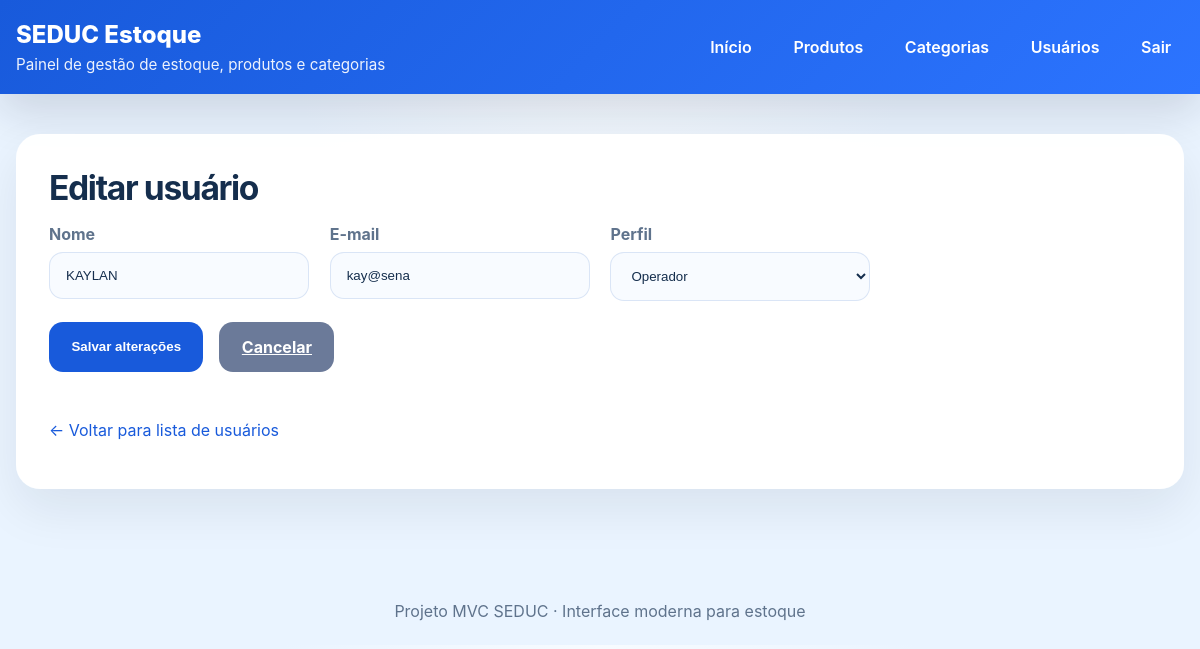
/usuarios/2/editar (signed in), run on the app's committed database.
### app/models/usuario.py (models this page shows)
class Usuario(Base):
    __tablename__ = "usuarios"
    id = Column(Integer, primary_key=True, autoincrement=True)
    nome = Column(String(100), nullable=False)
    email = Column(String(100), nullable=False, index=True, unique=True)
    senha_hash = Column(String(255), nullable=False)
    role = Column(String(20), nullable=False, default="operador")
    ativo = Column(Boolean, default=True)
    criado_em = Column(DateTime, server_default=func.now())

### app/controllers/admin_controller.py (the view)
@router.get("/{usuario_id}/editar", response_class=HTMLResponse)
def editar_usuario(
    request: Request,
    usuario_id: int,
    db: Session = Depends(get_db),
    admin: dict = Depends(get_admin)
):
    usuario = db.query(Usuario).filter_by(id=usuario_id).first()
    if usuario is None:
        return RedirectResponse(url="/usuarios", status_code=status.HTTP_302_FOUND)
    return templates.TemplateResponse(
        request,
        "Usuarios/editar.html",
        {"request": request, "editing_usuario": usuario, "usuario": admin}
    )

### app/templates/usuarios/editar.html (shortened to what this page needs)
{% extends "base.html" %}
{% block content %}
<div class="card">
    <h1 class="page-title">Editar usuário</h1>
    <form action="/usuarios/{{ editing_usuario.id }}/editar" method="post" class="form-grid">
        <div>
            <label for="nome">Nome</label>
            <input type="text" id="nome" name="nome" value="{{ editing_usuario.nome }}" required>
        </div>
        <div>
            <label for="email">E-mail</label>
            <input type="email" id="email" name="email" value="{{ editing_usuario.email }}" required>
        </div>
        <div>
            <label for="role">Perfil</label>
            <select id="role" name="role">
                <option value="operador" {% if editing_usuario.role == 'operador' %}selected{% endif %}>Operador</option>
            </select>
        </div>
        <div class="actions" style="grid-column: 1 / -1; justify-content: flex-start;">
            <button type="submit">Salvar alterações</button>
            <a class="button secondary" href="/usuarios">Cancelar</a>
        </div>
    </form>
    <p class="footer-note"><a class="small-link" href="/usuarios">← Voltar para lista de usuários</a></p>
</div>
{% endblock %}

### app/static/style.css (style rules this page uses)
:root { --bg: #eaf4ff; --surface: #ffffff; --primary: #185adb; --primary-dark: #103c8d; --accent: #ff6f61; --text: #152e4d; --muted: #5f738c; --border: #d9e4f6; --shadow: rgba(20, 45, 90, 0.12); }
* { box-sizing: border-box; }
body { margin: 0; font-family: Inter, system-ui, sans-serif; background: radial-gradient(circle at top, #f7fbff, var(--bg) 36%); color: var(--text); }
.card { background: rgba(255, 255, 255, 0.96); border: 1px solid rgba(255, 255, 255, 0.8); border-radius: 24px; padding: 2rem; box-shadow: 0 20px 50px rgba(15, 23, 42, 0.08); }
.page-title { margin-top: 0; margin-bottom: 1rem; font-size: clamp(1.9rem, 2.8vw, 2.8rem); letter-spacing: -0.04em; }
.actions { display: flex; justify-content: flex-end; flex-wrap: wrap; gap: 1rem; margin-bottom: 1.5rem; }
.button, button, input[type="submit"] { border: none; background: var(--primary); color: white; padding: 0.95rem 1.4rem; border-radius: 14px; cursor: pointer; font-weight: 700; transition: transform 0.2s ease, background 0.2s ease, box-shadow 0.2s ease; }
.button.secondary, button.secondary { background: #6b7a99; }
.form-grid { display: grid; gap: 1.3rem; grid-template-columns: repeat(auto-fit, minmax(220px, 1fr)); }
label { display: block; margin-bottom: 0.45rem; color: var(--muted); font-weight: 700; }
input[type="text"], input[type="email"], input[type="password"], input[type="number"], input[type="file"], select, textarea { width: 100%; padding: 0.95rem 1rem; border: 1px solid rgba(217, 228, 246, 0.95); border-radius: 14px; background: #f8fbff; color: var(--text); }
.footer-note { display: block; color: var(--muted); margin-top: 1.5rem; }
.small-link { color: var(--primary); text-decoration: none; }

### data on the page
Usuario: nome "KAYLAN", email "kay@sena", role "Operador"
